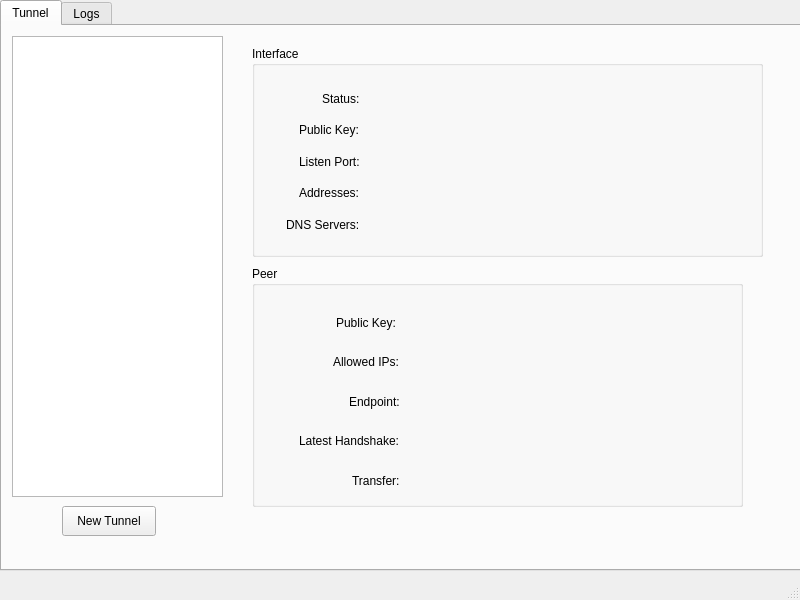
<?xml version="1.0" encoding="UTF-8"?>
<ui version="4.0">
 <class>MainWindow</class>
 <widget class="QMainWindow" name="MainWindow">
  <property name="geometry">
   <rect>
    <x>0</x>
    <y>0</y>
    <width>800</width>
    <height>600</height>
   </rect>
  </property>
  <property name="windowTitle">
   <string>MainWindow</string>
  </property>
  <widget class="QWidget" name="centralwidget">
   <widget class="QTabWidget" name="Tab">
    <property name="geometry">
     <rect>
      <x>0</x>
      <y>0</y>
      <width>801</width>
      <height>571</height>
     </rect>
    </property>
    <property name="currentIndex">
     <number>0</number>
    </property>
    <widget class="QWidget" name="Tunnel">
     <attribute name="title">
      <string>Tunnel</string>
     </attribute>
     <widget class="QListWidget" name="listWidget">
      <property name="geometry">
       <rect>
        <x>10</x>
        <y>10</y>
        <width>211</width>
        <height>461</height>
       </rect>
      </property>
     </widget>
     <widget class="QGroupBox" name="groupBox">
      <property name="geometry">
       <rect>
        <x>250</x>
        <y>240</y>
        <width>491</width>
        <height>241</height>
       </rect>
      </property>
      <property name="title">
       <string>Peer</string>
      </property>
      <widget class="QWidget" name="verticalLayoutWidget_2">
       <property name="geometry">
        <rect>
         <x>20</x>
         <y>40</y>
         <width>131</width>
         <height>191</height>
        </rect>
       </property>
       <layout class="QVBoxLayout" name="verticalLayout_2">
        <item alignment="Qt::AlignRight">
         <widget class="QLabel" name="label_6">
          <property name="text">
           <string>Public Key:  </string>
          </property>
         </widget>
        </item>
        <item alignment="Qt::AlignRight">
         <widget class="QLabel" name="label_8">
          <property name="text">
           <string>Allowed IPs: </string>
          </property>
         </widget>
        </item>
        <item alignment="Qt::AlignRight">
         <widget class="QLabel" name="label_7">
          <property name="text">
           <string>Endpoint: </string>
          </property>
         </widget>
        </item>
        <item alignment="Qt::AlignRight">
         <widget class="QLabel" name="label_10">
          <property name="text">
           <string>Latest Handshake: </string>
          </property>
         </widget>
        </item>
        <item alignment="Qt::AlignRight">
         <widget class="QLabel" name="label_9">
          <property name="text">
           <string>Transfer: </string>
          </property>
         </widget>
        </item>
       </layout>
      </widget>
      <widget class="QWidget" name="verticalLayoutWidget_4">
       <property name="geometry">
        <rect>
         <x>180</x>
         <y>40</y>
         <width>311</width>
         <height>191</height>
        </rect>
       </property>
       <layout class="QVBoxLayout" name="verticalLayout_4">
        <item>
         <widget class="QLabel" name="peer_public_key">
          <property name="text">
           <string/>
          </property>
         </widget>
        </item>
        <item>
         <widget class="QLabel" name="peer_allowed_ip">
          <property name="text">
           <string/>
          </property>
         </widget>
        </item>
        <item>
         <widget class="QLabel" name="peer_endpoint">
          <property name="text">
           <string/>
          </property>
         </widget>
        </item>
        <item>
         <widget class="QLabel" name="peer_latest_handshake">
          <property name="text">
           <string/>
          </property>
         </widget>
        </item>
        <item>
         <widget class="QLabel" name="peer_transfer">
          <property name="text">
           <string/>
          </property>
         </widget>
        </item>
       </layout>
      </widget>
     </widget>
     <widget class="QGroupBox" name="groupBox_2">
      <property name="geometry">
       <rect>
        <x>250</x>
        <y>20</y>
        <width>511</width>
        <height>211</height>
       </rect>
      </property>
      <property name="title">
       <string>Interface</string>
      </property>
      <widget class="QWidget" name="verticalLayoutWidget">
       <property name="geometry">
        <rect>
         <x>20</x>
         <y>40</y>
         <width>91</width>
         <height>151</height>
        </rect>
       </property>
       <layout class="QVBoxLayout" name="verticalLayout">
        <item alignment="Qt::AlignRight">
         <widget class="QLabel" name="label">
          <property name="text">
           <string>Status: </string>
          </property>
         </widget>
        </item>
        <item alignment="Qt::AlignRight">
         <widget class="QLabel" name="label_2">
          <property name="text">
           <string>Public Key: </string>
          </property>
         </widget>
        </item>
        <item alignment="Qt::AlignRight">
         <widget class="QLabel" name="label_3">
          <property name="text">
           <string>Listen Port: </string>
          </property>
         </widget>
        </item>
        <item alignment="Qt::AlignRight">
         <widget class="QLabel" name="label_4">
          <property name="text">
           <string>Addresses: </string>
          </property>
         </widget>
        </item>
        <item alignment="Qt::AlignRight">
         <widget class="QLabel" name="label_5">
          <property name="text">
           <string>DNS Servers: </string>
          </property>
         </widget>
        </item>
       </layout>
      </widget>
      <widget class="QWidget" name="verticalLayoutWidget_3">
       <property name="geometry">
        <rect>
         <x>140</x>
         <y>40</y>
         <width>351</width>
         <height>151</height>
        </rect>
       </property>
       <layout class="QVBoxLayout" name="verticalLayout_3">
        <item>
         <widget class="QLabel" name="interface_status">
          <property name="text">
           <string/>
          </property>
         </widget>
        </item>
        <item>
         <widget class="QLabel" name="interface_public_key">
          <property name="text">
           <string/>
          </property>
         </widget>
        </item>
        <item>
         <widget class="QLabel" name="interface_listen_port">
          <property name="text">
           <string/>
          </property>
         </widget>
        </item>
        <item>
         <widget class="QLabel" name="interface_listen_address">
          <property name="text">
           <string/>
          </property>
         </widget>
        </item>
        <item>
         <widget class="QLabel" name="interface_dns_server">
          <property name="text">
           <string/>
          </property>
         </widget>
        </item>
       </layout>
      </widget>
     </widget>
     <widget class="QPushButton" name="btnNewTunnel">
      <property name="geometry">
       <rect>
        <x>60</x>
        <y>480</y>
        <width>94</width>
        <height>30</height>
       </rect>
      </property>
      <property name="text">
       <string>New Tunnel</string>
      </property>
     </widget>
    </widget>
    <widget class="QWidget" name="Log">
     <attribute name="title">
      <string>Logs</string>
     </attribute>
     <widget class="QTextBrowser" name="textBrowser">
      <property name="geometry">
       <rect>
        <x>20</x>
        <y>20</y>
        <width>751</width>
        <height>481</height>
       </rect>
      </property>
     </widget>
    </widget>
   </widget>
  </widget>
  <widget class="QMenuBar" name="menubar">
   <property name="geometry">
    <rect>
     <x>0</x>
     <y>0</y>
     <width>800</width>
     <height>27</height>
    </rect>
   </property>
  </widget>
  <widget class="QStatusBar" name="statusbar"/>
 </widget>
 <resources/>
 <connections/>
</ui>
